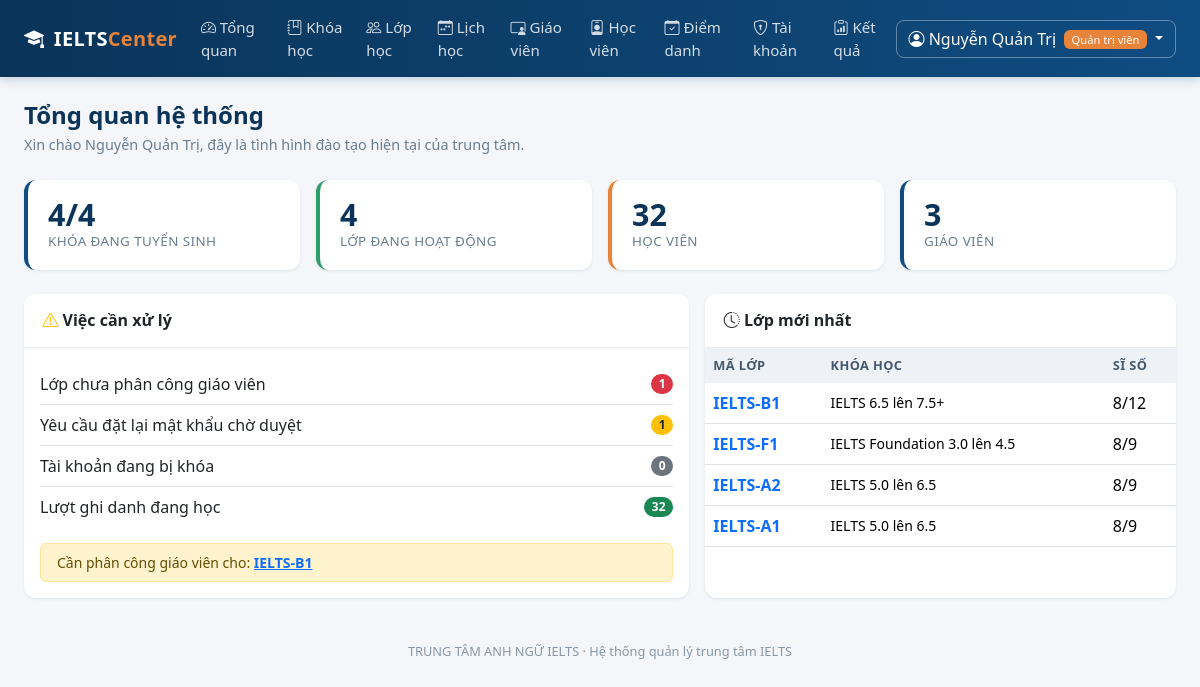
/quan-tri/ (signed in), run on the app's committed database.
### models.py (models this page shows, shortened)
class User(UserMixin, db.Model):
    __tablename__ = "users"
    id = db.Column(db.Integer, primary_key=True)
    username = db.Column(db.String(50), unique=True, nullable=False, index=True)
    password_hash = db.Column(db.String(255), nullable=False)
    role = db.Column(db.String(20), nullable=False, default=ROLE_STUDENT)
    full_name = db.Column(db.String(120), nullable=False)
    email = db.Column(db.String(120))
    phone = db.Column(db.String(20))
    is_locked = db.Column(db.Boolean, default=False, nullable=False)
    failed_logins = db.Column(db.Integer, default=0, nullable=False)
    created_at = db.Column(db.DateTime, default=datetime.now)
    teacher = db.relationship(
        "TeacherProfile", back_populates="user", uselist=False, cascade="all, delete-orphan"
    )
    student = db.relationship(
        "StudentProfile", back_populates="user", uselist=False, cascade="all, delete-orphan"
    )
    @property
    def role_label(self):
        return ROLE_LABELS.get(self.role, self.role)
    @property
    def is_admin(self):
        return self.role == ROLE_ADMIN

class ClassRoom(db.Model):
    __tablename__ = "classes"
    id = db.Column(db.Integer, primary_key=True)
    code = db.Column(db.String(20), unique=True, nullable=False)
    course_id = db.Column(db.Integer, db.ForeignKey("courses.id"), nullable=False)
    teacher_id = db.Column(db.Integer, db.ForeignKey("teacher_profiles.id"))
    room = db.Column(db.String(30))
    start_date = db.Column(db.Date)
    max_size = db.Column(db.Integer, default=20, nullable=False)
    status = db.Column(db.String(20), default="open", nullable=False)
    course = db.relationship("Course", back_populates="classes")
    teacher = db.relationship("TeacherProfile", back_populates="classes")
    schedules = db.relationship(
        "Schedule", back_populates="classroom", cascade="all, delete-orphan"
    )
    enrollments = db.relationship(
        "Enrollment", back_populates="classroom", cascade="all, delete-orphan"
    )
    homework_assignments = db.relationship(
        "Homework", back_populates="classroom", cascade="all, delete-orphan"
    )
    @property
    def current_size(self):
        return len([e for e in self.enrollments if e.status in ("studying", "reserved")])

class Course(db.Model):
    __tablename__ = "courses"
    id = db.Column(db.Integer, primary_key=True)
    code = db.Column(db.String(20), unique=True, nullable=False)
    name = db.Column(db.String(150), nullable=False)
    entry_band = db.Column(db.Float, nullable=False)
    target_band = db.Column(db.Float, nullable=False)
    sessions = db.Column(db.Integer, nullable=False, default=36)
    tuition = db.Column(db.Integer, nullable=False, default=0)   # hoc phi (VND)
    is_open = db.Column(db.Boolean, default=True, nullable=False)
    description = db.Column(db.Text)
    classes = db.relationship("ClassRoom", back_populates="course")

class Enrollment(db.Model):
    __tablename__ = "enrollments"
    __table_args__ = (db.UniqueConstraint("student_id", "class_id", name="uq_student_class"),)
    id = db.Column(db.Integer, primary_key=True)
    student_id = db.Column(db.Integer, db.ForeignKey("student_profiles.id"), nullable=False)
    class_id = db.Column(db.Integer, db.ForeignKey("classes.id"), nullable=False)
    enrolled_at = db.Column(db.DateTime, default=datetime.now)
    status = db.Column(db.String(20), default="studying", nullable=False)
    student = db.relationship("StudentProfile", back_populates="enrollments")
    classroom = db.relationship("ClassRoom", back_populates="enrollments")
    scores = db.relationship(
        "ScoreRecord", back_populates="enrollment", cascade="all, delete-orphan"
    )
    attendance_records = db.relationship(
        "AttendanceRecord",
        back_populates="enrollment",
        cascade="all, delete-orphan",
        order_by="AttendanceRecord.attendance_date.desc()",
    )
    homework_submissions = db.relationship(
        "HomeworkSubmission",
        back_populates="enrollment",
        cascade="all, delete-orphan",
        order_by="HomeworkSubmission.submitted_at.desc()",
    )

### blueprints/admin.py (the view)
@admin_bp.route("/")
def dashboard():
    stats = {
        "courses": Course.query.count(),
        "open_courses": Course.query.filter_by(is_open=True).count(),
        "classes": ClassRoom.query.count(),
        "teaching_classes": ClassRoom.query.filter(
            ClassRoom.status.in_(["open", "teaching"])
        ).count(),
        "teachers": TeacherProfile.query.count(),
        "students": StudentProfile.query.count(),
        "enrollments": Enrollment.query.filter_by(status="studying").count(),
        "locked_users": User.query.filter_by(is_locked=True).count(),
    }
    pending_resets = PasswordResetRequest.query.filter_by(handled=False).count()
    unassigned = ClassRoom.query.filter(
        ClassRoom.teacher_id.is_(None), ClassRoom.status.in_(["open", "teaching"])
    ).all()
    recent_classes = ClassRoom.query.order_by(ClassRoom.id.desc()).limit(5).all()
    return render_template(
        "admin/dashboard.html",
        stats=stats,
        pending_resets=pending_resets,
        unassigned=unassigned,
        recent_classes=recent_classes,
    )

### blueprints/admin.py (called while the page is built)
@admin_bp.before_request
@admin_required
def _guard():
    return None

### models.py (called while the page is built)
@login_manager.user_loader
def load_user(user_id):
    return db.session.get(User, int(user_id))

### utils.py (called while the page is built)
def role_required(*roles):
    def decorator(view):
        @wraps(view)
        def wrapper(*args, **kwargs):
            if not current_user.is_authenticated:
                flash("Vui lòng đăng nhập để tiếp tục.", "warning")
                return redirect(url_for("auth.login"))
            if current_user.role not in roles:
                abort(403)
            return view(*args, **kwargs)
        return wrapper
    return decorator

### templates/admin/dashboard.html (shortened to what this page needs)
{% extends "base.html" %}
{% block content %}
<h4 class="page-title">Tổng quan hệ thống</h4>
<p class="page-sub mb-4">Xin chào {{ current_user.full_name }}, đây là tình hình đào tạo hiện tại của trung tâm.</p>
<div class="row g-3 mb-4">
  <div class="col-6 col-lg-3">
    <div class="stat-card">
      <div class="stat-value">{{ stats.open_courses }}/{{ stats.courses }}</div>
      <div class="stat-label">Khóa đang tuyển sinh</div>
    </div>
  </div>
  <div class="col-6 col-lg-3">
    <div class="stat-card green">
      <div class="stat-value">{{ stats.teaching_classes }}</div>
      <div class="stat-label">Lớp đang hoạt động</div>
    </div>
  </div>
  <div class="col-6 col-lg-3">
    <div class="stat-card accent">
      <div class="stat-value">{{ stats.students }}</div>
      <div class="stat-label">Học viên</div>
    </div>
  </div>
  <div class="col-6 col-lg-3">
    <div class="stat-card">
      <div class="stat-value">{{ stats.teachers }}</div>
      <div class="stat-label">Giáo viên</div>
    </div>
  </div>
</div>
<div class="row g-3">
  <div class="col-lg-7">
    <div class="card h-100">
      <div class="card-header"><i class="bi bi-exclamation-triangle text-warning"></i> Việc cần xử lý</div>
      <div class="card-body">
        <ul class="list-group list-group-flush">
          <li class="list-group-item d-flex justify-content-between align-items-center px-0">
            Lớp chưa phân công giáo viên
            <span class="badge bg-{{ 'danger' if unassigned else 'secondary' }} rounded-pill">{{ unassigned|length }}</span>
          </li>
          <li class="list-group-item d-flex justify-content-between align-items-center px-0">
            Yêu cầu đặt lại mật khẩu chờ duyệt
            <span class="badge bg-{{ 'warning text-dark' if pending_resets else 'secondary' }} rounded-pill">{{ pending_resets }}</span>
          </li>
          <li class="list-group-item d-flex justify-content-between align-items-center px-0">
            Tài khoản đang bị khóa
            <span class="badge bg-{{ 'danger' if stats.locked_users else 'secondary' }} rounded-pill">{{ stats.locked_users }}</span>
          </li>
          <li class="list-group-item d-flex justify-content-between align-items-center px-0">
            Lượt ghi danh đang học
            <span class="badge bg-success rounded-pill">{{ stats.enrollments }}</span>
          </li>
        </ul>
        {% if unassigned %}
          <div class="alert alert-warning mt-3 mb-0 py-2 small">
            Cần phân công giáo viên cho:
            {% for c in unassigned %}
              <a href="{{ url_for('admin.class_form', class_id=c.id) }}" class="fw-semibold">{{ c.code }}</a>{% if not loop.last %}, {% endif %}
            {% endfor %}
          </div>
        {% endif %}
      </div>
    </div>
  </div>
  <div class="col-lg-5">
    <div class="card h-100">
      <div class="card-header"><i class="bi bi-clock-history"></i> Lớp mới nhất</div>
      <div class="table-responsive">
        <table class="table table-hover mb-0">
          <thead><tr><th>Mã lớp</th><th>Khóa học</th><th>Sĩ số</th></tr></thead>
          <tbody>
          {% for c in recent_classes %}
            <tr>
              <td><a href="{{ url_for('admin.class_detail', class_id=c.id) }}" class="fw-semibold text-decoration-none">{{ c.code }}</a></td>
              <td class="small">{{ c.course.name }}</td>
              <td>{{ c.current_size }}/{{ c.max_size }}</td>
            </tr>
          {% else %}
            <tr><td colspan="3" class="text-center text-muted py-3">Chưa có lớp nào</td></tr>
          {% endfor %}
          </tbody>
        </table>
      </div>
    </div>
  </div>
</div>
{% endblock %}

### templates/base.html (shortened to what this page needs)
<!DOCTYPE html>
<html lang="vi">
<head>
  <link href="{{ url_for('static', filename='vendor/bootstrap/bootstrap.min.css') }}" rel="stylesheet">
  <link href="{{ url_for('static', filename='vendor/bootstrap-icons/bootstrap-icons.min.css') }}" rel="stylesheet">
  <link rel="stylesheet" href="{{ url_for('static', filename='css/style.css') }}">
</head>
<body class="{% if not current_user.is_authenticated %}page-auth{% endif %}">
{% if current_user.is_authenticated %}
<nav class="navbar navbar-expand-lg app-navbar sticky-top">
  <div class="container-fluid px-4">
    <a class="navbar-brand" href="{{ url_for('auth.index') }}">
      <i class="bi bi-mortarboard-fill me-1"></i> IELTS<span class="brand-light">Center</span>
    </a>
    <div class="collapse navbar-collapse" id="mainNav">
      <ul class="navbar-nav me-auto">
        {% if current_user.is_admin %}
          <li class="nav-item"><a class="nav-link" href="{{ url_for('admin.dashboard') }}"><i class="bi bi-speedometer2"></i> Tổng quan</a></li>
          <li class="nav-item"><a class="nav-link" href="{{ url_for('admin.courses') }}"><i class="bi bi-journal-bookmark"></i> Khóa học</a></li>
          <li class="nav-item"><a class="nav-link" href="{{ url_for('admin.classes') }}"><i class="bi bi-people"></i> Lớp học</a></li>
          <li class="nav-item"><a class="nav-link" href="{{ url_for('admin.schedule_management') }}"><i class="bi bi-calendar-week"></i> Lịch học</a></li>
          <li class="nav-item"><a class="nav-link" href="{{ url_for('admin.teachers') }}"><i class="bi bi-person-video3"></i> Giáo viên</a></li>
          <li class="nav-item"><a class="nav-link" href="{{ url_for('admin.students') }}"><i class="bi bi-person-badge"></i> Học viên</a></li>
          <li class="nav-item"><a class="nav-link" href="{{ url_for('admin.attendance_report') }}"><i class="bi bi-calendar-check"></i> Điểm danh</a></li>
          <li class="nav-item"><a class="nav-link" href="{{ url_for('admin.accounts') }}"><i class="bi bi-shield-lock"></i> Tài khoản</a></li>
          <li class="nav-item"><a class="nav-link" href="{{ url_for('admin.scores') }}"><i class="bi bi-clipboard-data"></i> Kết quả</a></li>
        {% endif %}
      </ul>
      <div class="dropdown">
        <a class="btn btn-user dropdown-toggle" href="#" data-bs-toggle="dropdown">
          <i class="bi bi-person-circle"></i>
          {{ current_user.full_name }}
          <span class="badge role-badge ms-1">{{ current_user.role_label }}</span>
        </a>
      </div>
    </div>
  </div>
</nav>
{% endif %}
<main class="{% if current_user.is_authenticated %}container-fluid px-4 py-4{% else %}auth-wrapper{% endif %}">
  {% block content %}{% endblock %}
</main>
{% if current_user.is_authenticated %}
<footer class="app-footer">
  {{ CENTER_NAME }} · Hệ thống quản lý trung tâm IELTS
</footer>
{% endif %}
</body>
</html>

### static/css/style.css (style rules this page uses)
:root { --brand: #0f4c81; --brand-dark: #0a3459; --brand-light: #4a90c2; --accent: #e8833a; --surface: #f4f6f9; }
body { background: var(--surface); font-family: "Segoe UI", Roboto, "Helvetica Neue", Arial, sans-serif; color: #23303d; min-height: 100vh; }
.app-navbar { background: linear-gradient(90deg, var(--brand-dark), var(--brand)); box-shadow: 0 2px 10px rgba(15, 76, 129, .25); }
.app-navbar .navbar-brand { color: #fff; font-weight: 700; letter-spacing: .3px; }
.app-navbar .brand-light { color: var(--accent); }
.app-navbar .nav-link { color: rgba(255, 255, 255, .82); font-size: .94rem; padding: .5rem .85rem; border-radius: 6px; }
.btn-user { color: #fff; border: 1px solid rgba(255,255,255,.35); border-radius: 8px; }
.role-badge { background: var(--accent); font-weight: 500; font-size: .7rem; }
.card { border: none; border-radius: 12px; box-shadow: 0 1px 3px rgba(16, 40, 66, .09); }
.card-header { background: #fff; border-bottom: 1px solid #e7ecf2; font-weight: 600; border-radius: 12px 12px 0 0 !important; padding: .9rem 1.15rem; }
.page-title { font-weight: 700; color: var(--brand-dark); margin-bottom: .25rem; }
.page-sub { color: #6b7c8f; font-size: .9rem; }
.stat-card { border-radius: 12px; padding: 1.15rem 1.25rem; background: #fff; border-left: 4px solid var(--brand); box-shadow: 0 1px 3px rgba(16, 40, 66, .09); height: 100%; }
.stat-card .stat-value { font-size: 1.9rem; font-weight: 700; color: var(--brand-dark); line-height: 1.1; }
.stat-card .stat-label { color: #6b7c8f; font-size: .84rem; text-transform: uppercase; letter-spacing: .4px; }
.stat-card.accent { border-left-color: var(--accent); }
.stat-card.green { border-left-color: #2e9e6b; }
.table thead th { background: #eef2f7; color: #46586c; font-size: .8rem; text-transform: uppercase; letter-spacing: .4px; border-bottom: none; }
.table td, .table th { vertical-align: middle; }
.app-footer { text-align: center; color: #8797a8; font-size: .8rem; padding: 1.25rem 0 2rem; }

### data on the page
User: full_name "Nguyễn Quản Trị", role_label "Quản trị viên"
ClassRoom: code "IELTS-B1", course.name "IELTS 6.5 lên 7.5+", current_size "8", max_size "12"
ClassRoom: code "IELTS-F1", course.name "IELTS Foundation 3.0 lên 4.5", current_size "8", max_size "9"
ClassRoom: code "IELTS-A2", course.name "IELTS 5.0 lên 6.5", current_size "8", max_size "9"
ClassRoom: code "IELTS-A1", course.name "IELTS 5.0 lên 6.5", current_size "8", max_size "9"

### other printed values
{{ stats.open_courses }} "4"
{{ stats.courses }} "4"
{{ stats.teaching_classes }} "4"
{{ stats.students }} "32"
{{ stats.teachers }} "3"
{{ unassigned|length }} "1"
{{ pending_resets }} "1"
{{ stats.locked_users }} "0"
{{ stats.enrollments }} "32"
{{ CENTER_NAME }} "TRUNG TÂM ANH NGỮ IELTS"
